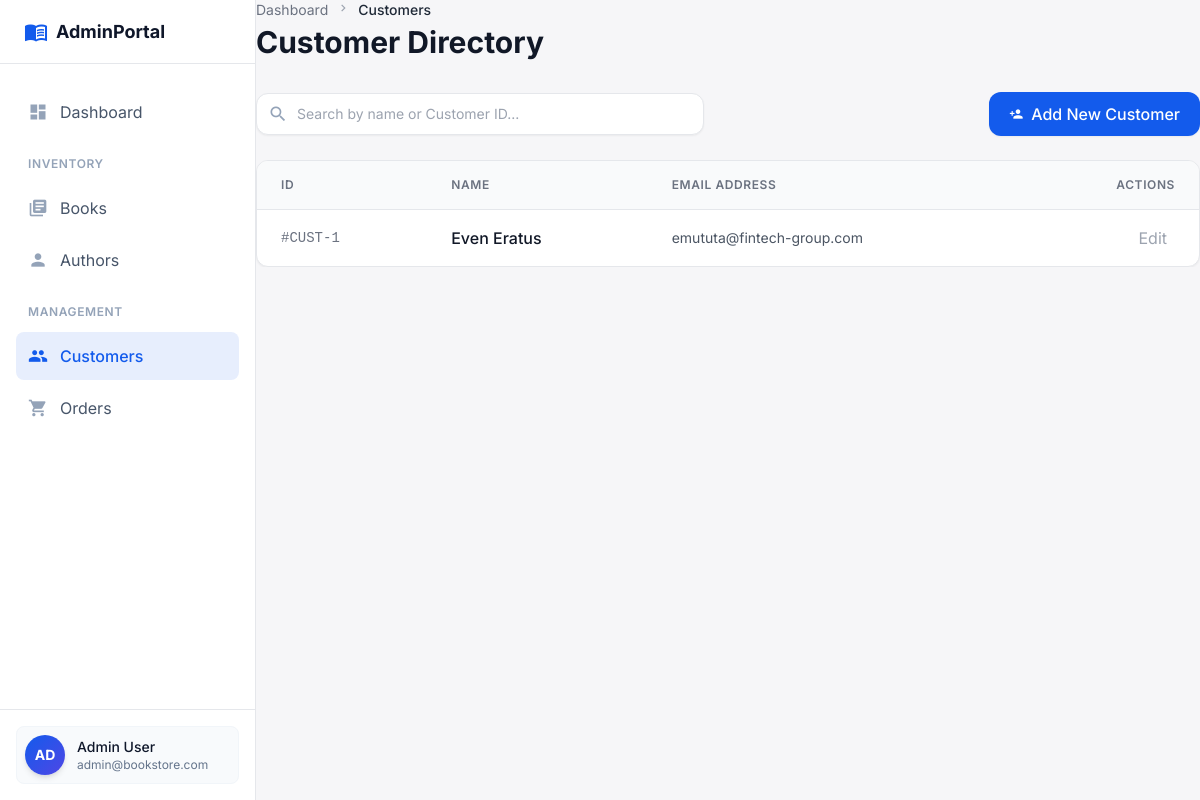
/index.php?page=customer, run on an earlier commit of the app's database.
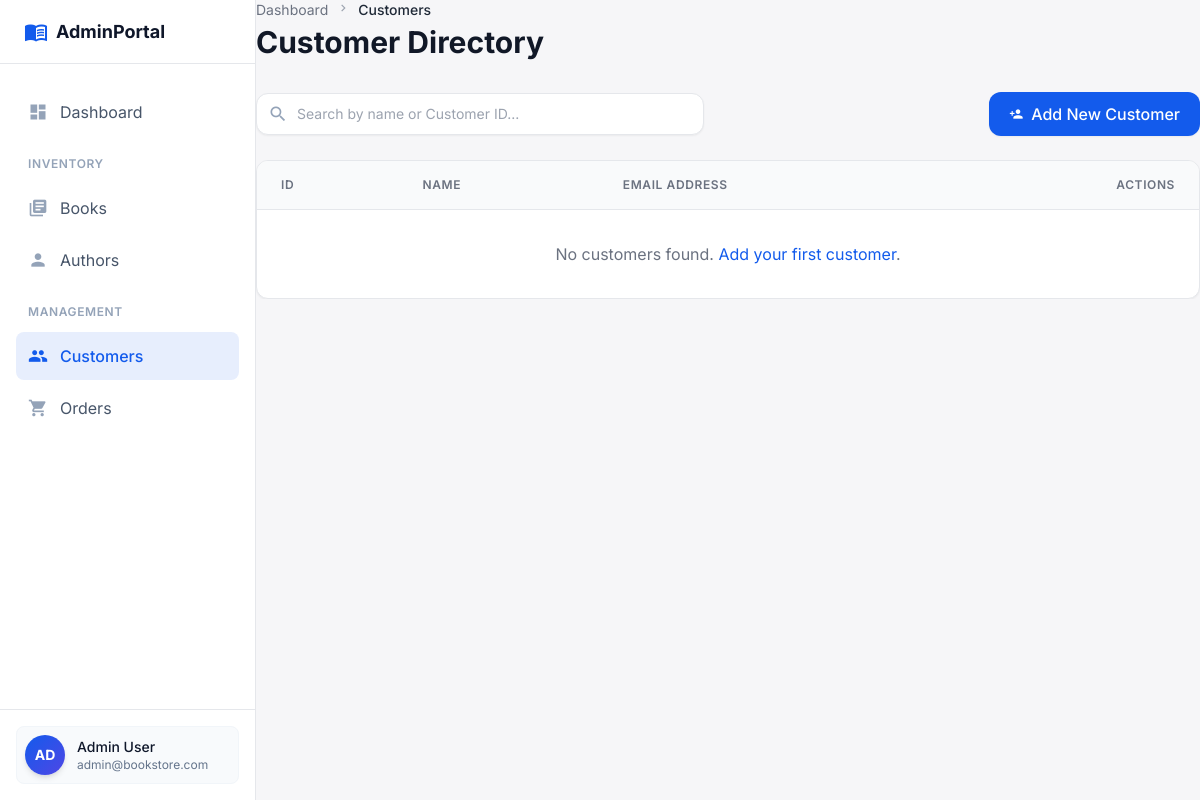
And on a later commit of the database.
### tables this page shows
CREATE TABLE CUSTOMERS (
    CUSTOMER_ID INTEGER PRIMARY KEY AUTOINCREMENT,
    NAME TEXT NOT NULL,
    EMAIL TEXT NOT NULL UNIQUE,
    PHONE TEXT,
    ADDRESS TEXT
);

### controllers/CustomerController.php (called while the page is built, shortened)
<?php
require_once __DIR__ . '/../db.php';
function getAllCustomers() {
    global $pdo;
    $stmt = $pdo->query('SELECT * FROM CUSTOMERS ORDER BY NAME');
    return $stmt->fetchAll(PDO::FETCH_ASSOC);
}

### views/Customer.php (the view)
<div class="mb-8 flex flex-col sm:flex-row sm:items-center sm:justify-between gap-4">
<div>
<nav aria-label="Breadcrumb" class="flex text-sm text-gray-500 mb-1">
<ol class="flex items-center space-x-2">
<li><a class="hover:text-primary transition-colors" href="index.php?page=dashboard">Dashboard</a></li>
<li><span class="material-icons text-[14px] text-gray-400">chevron_right</span></li>
<li class="text-gray-800 dark:text-gray-200 font-medium">Customers</li>
</ol>
</nav>
<h1 class="text-2xl md:text-3xl font-bold text-gray-900 dark:text-white">Customer Directory</h1>
</div>
</div>
<div class="flex-1 overflow-y-auto">
<div class="max-w-7xl mx-auto space-y-6">
<div class="flex flex-col md:flex-row md:items-center justify-between gap-4">
<div class="relative flex-1 max-w-md">
<span class="absolute left-3 top-1/2 -translate-y-1/2 text-slate-400 material-icons" style="font-size: 20px;">search</span>
<input class="w-full pl-10 pr-4 py-2.5 bg-white dark:bg-gray-800 border border-gray-200 dark:border-gray-700 rounded-xl text-sm focus:ring-2 focus:ring-primary focus:border-primary text-gray-900 dark:text-white placeholder-gray-400 shadow-sm" placeholder="Search by name or Customer ID..." type="text"/>
</div>
<a href="index.php?page=addcustomer" class="bg-primary hover:bg-blue-700 text-white px-5 py-2.5 rounded-xl font-medium shadow-sm hover:shadow-md transition-all flex items-center justify-center gap-2 whitespace-nowrap">
<span class="material-icons text-sm">person_add</span>
Add New Customer
</a>
</div>
<div class="bg-white dark:bg-gray-800 rounded-xl border border-gray-200 dark:border-gray-700 shadow-sm overflow-hidden">
<div class="overflow-x-auto">
<?php
require_once __DIR__ . '/../controllers/CustomerController.php';
$customers = getAllCustomers();
?>
<table class="w-full text-left border-collapse">
	<thead>
		<tr class="bg-gray-50 dark:bg-gray-800/50 border-b border-gray-200 dark:border-gray-700">
			<th class="px-6 py-4 text-xs font-semibold text-gray-500 dark:text-gray-400 uppercase tracking-wider">ID</th>
			<th class="px-6 py-4 text-xs font-semibold text-gray-500 dark:text-gray-400 uppercase tracking-wider">Name</th>
			<th class="px-6 py-4 text-xs font-semibold text-gray-500 dark:text-gray-400 uppercase tracking-wider">Email Address</th>
			<th class="px-6 py-4 text-xs font-semibold text-gray-500 dark:text-gray-400 uppercase tracking-wider text-right">Actions</th>
		</tr>
	</thead>
	<tbody>
		<?php foreach ($customers as $customer): ?>
			<tr class="hover:bg-gray-50 dark:hover:bg-gray-800/30 transition-colors">
				<td class="px-6 py-4 font-mono text-sm text-gray-500 dark:text-gray-400">#CUST-<?= htmlspecialchars($customer['CUSTOMER_ID']) ?></td>
				<td class="px-6 py-4">
					<span class="font-medium text-gray-900 dark:text-white"><?= htmlspecialchars($customer['NAME']) ?></span>
				</td>
				<td class="px-6 py-4 text-sm text-gray-600 dark:text-gray-400"><?= htmlspecialchars($customer['EMAIL']) ?></td>
				<td class="px-6 py-4 text-right">
					<a href="index.php?page=editcustomer&id=<?= $customer['CUSTOMER_ID'] ?>" class="text-gray-400 hover:text-primary dark:hover:text-blue-400 transition-colors rounded-lg hover:bg-primary/5 px-2 py-1">Edit</a>
				</td>
			</tr>
		<?php endforeach; ?>
		<?php if (count($customers) === 0): ?>
			<tr><td colspan="4" class="px-6 py-8 text-center text-gray-500">No customers found. <a href="index.php?page=addcustomer" class="text-primary hover:underline">Add your first customer</a>.</td></tr>
		<?php endif; ?>
	</tbody>
</table>
</div>
</div>
</div>
</div>

What changed in the data, as far as the page shows it:
removed customers: CUSTOMER_ID "1", NAME "Even Eratus", EMAIL "emututa@fintech-group.com"
Also different on the page:
text now shown: "No customers found. Add your first customer ."
